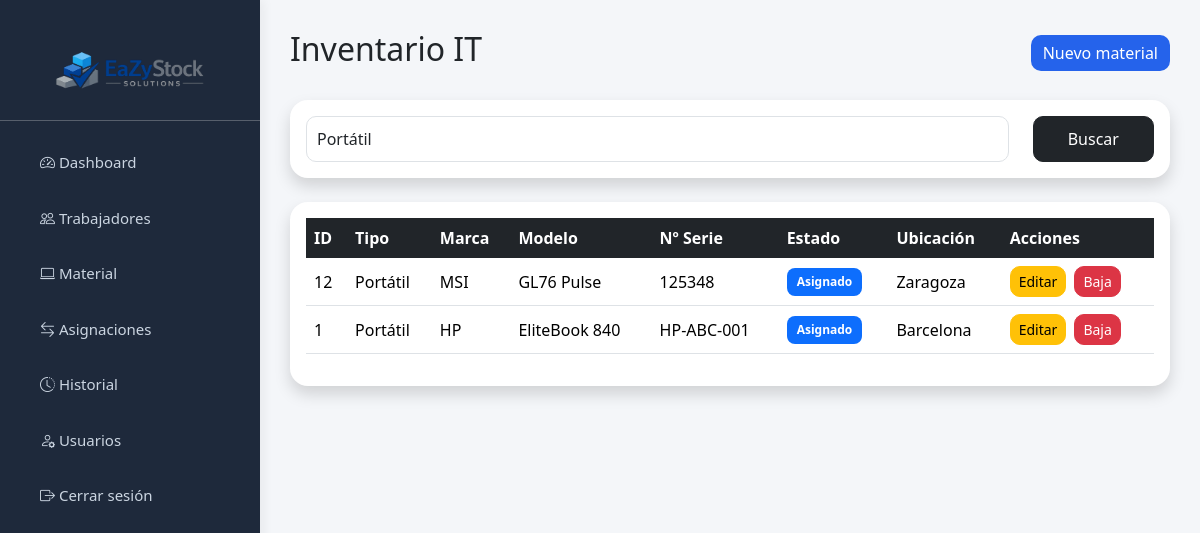
Screenshot of /material/listar.php?busqueda=Portátil (signed in) with the database file from the repository.
### tables this page shows
CREATE TABLE `material` (
  `id` int(11) NOT NULL,
  `tipo` enum('Portátil','Sobremesa','Monitor','Móvil','Dockstation','Tablet','Surface') NOT NULL,
  `marca` varchar(100) DEFAULT NULL,
  `modelo` varchar(100) DEFAULT NULL,
  `numero_serie` varchar(150) NOT NULL,
  `estado` enum('Disponible','Asignado','Reparación','Baja') DEFAULT 'Disponible',
  `ubicacion` varchar(100) DEFAULT 'Almacén IT',
  `fecha_compra` date DEFAULT NULL,
  `fecha_garantia` date DEFAULT NULL,
  `activo` tinyint(1) DEFAULT 1
);

### material/listar.php (the view, shortened to what this page needs)
<?php
include '../config/conexion.php';
include '../includes/header.php';
include '../includes/sidebar.php';
$busqueda = "";
if (isset($_GET['busqueda'])) {
    $busqueda = trim($_GET['busqueda']);
}
$sql = "
SELECT *
FROM material
WHERE activo = 1
AND (
tipo LIKE ?
OR marca LIKE ?
OR modelo LIKE ?
OR numero_serie LIKE ?
OR estado LIKE ?
OR ubicacion LIKE ?
)
ORDER BY id DESC
";
$stmt = $conn->prepare($sql);
$buscar = "%".$busqueda."%";
$stmt->bind_param(
"ssssss",
$buscar,
$buscar,
$buscar,
$buscar,
$buscar,
$buscar
);
$stmt->execute();
$resultado = $stmt->get_result();
?>
<div class="main-content">
    <div class="d-flex justify-content-between align-items-center mb-4">
        <h2>
            Inventario IT
        </h2>
        <a
            href="crear.php"
            class="btn btn-primary"
        >
            Nuevo material
        </a>
    </div>
    <div class="card shadow mb-4">
        <div class="card-body">
            <form method="GET">
                <div class="row">
                    <div class="col-md-10">
                        <input
                            type="text"
                            name="busqueda"
                            class="form-control"
                            placeholder="Buscar por tipo, marca, modelo, serie o estado..."
                            value="<?php echo $busqueda; ?>"
                        >
                    </div>
                    <div class="col-md-2 d-grid">
                        <button
                            type="submit"
                            class="btn btn-dark"
                        >
                            Buscar
                        </button>
                    </div>
                </div>
            </form>
        </div>
    </div>
    <div class="card shadow">
        <div class="card-body">
            <table class="table table-hover align-middle">
                <thead class="table-dark">
                    <tr>
                        <th>ID</th>
                        <th>Tipo</th>
                        <th>Marca</th>
                        <th>Modelo</th>
                        <th>Nº Serie</th>
                        <th>Estado</th>
                        <th>Ubicación</th>
                        <th>Acciones</th>
                    </tr>
                </thead>
                <tbody>
                    <?php while($fila = $resultado->fetch_assoc()) { ?>
                        <tr>
                            <td>
                                <?php echo $fila['id']; ?>
                            </td>
                            <td>
                                <?php echo $fila['tipo']; ?>
                            </td>
                            <td>
                                <?php echo $fila['marca']; ?>
                            </td>
                            <td>
                                <?php echo $fila['modelo']; ?>
                            </td>
                            <td>
                                <?php echo $fila['numero_serie']; ?>
                            </td>
                            <td>
                                <?php
                                if($fila['estado'] == 'Disponible') {
                                    echo '<span class="badge bg-success">Disponible</span>';
                                }
                                elseif($fila['estado'] == 'Asignado') {
                                    echo '<span class="badge bg-primary">Asignado</span>';
                                }
                                elseif($fila['estado'] == 'Reparación') {
                                    echo '<span class="badge bg-warning text-dark">Reparación</span>';
                                }
                                else {
                                    echo '<span class="badge bg-danger">Baja</span>';
                                }
                                ?>
                            </td>
                            <td>
                                <?php echo $fila['ubicacion']; ?>
                            </td>
                            <td>
                                <div class="d-flex gap-2">
                                    <a
                                        href="editar.php?id=<?php echo $fila['id']; ?>"
                                        class="btn btn-warning btn-sm"
                                    >
                                        Editar
                                    </a>
                                    <a
                                        href="baja.php?id=<?php echo $fila['id']; ?>"
                                        class="btn btn-danger btn-sm btn-confirmar"
                                    >
                                        Baja
                                    </a>
                                </div>
                            </td>
                        </tr>
                    <?php } ?>
                </tbody>
            </table>
        </div>
    </div>
</div>
<?php include '../includes/footer.php'; ?>

### assets/css/estilos.css (style rules this page uses)
body { background-color: #f4f6f9; font-family: 'Segoe UI', Tahoma, Geneva, Verdana, sans-serif; }
.main-content { margin-left: 260px; padding: 30px; }
.table { vertical-align: middle; }
.table thead { background: #1e293b; color: white; }
.table thead th { border: none; }
.table tbody tr { transition: 0.2s; }
.card { border: none; border-radius: 18px; box-shadow: 0 4px 12px rgba(0,0,0,0.05); }
.btn { border-radius: 10px; font-weight: 500; }
.btn-primary { background: #2563eb; border: none; }
.form-control, .form-select { border-radius: 10px; padding: 10px; }
.badge { padding: 8px 10px; border-radius: 8px; }

### rows the page displays
material: id "12", tipo "Portátil", marca "MSI", modelo "GL76 Pulse", numero_serie "125348", estado "Asignado", ubicacion "Zaragoza"
material: id "1", tipo "Portátil", marca "HP", modelo "EliteBook 840", numero_serie "HP-ABC-001", estado "Asignado", ubicacion "Barcelona"
